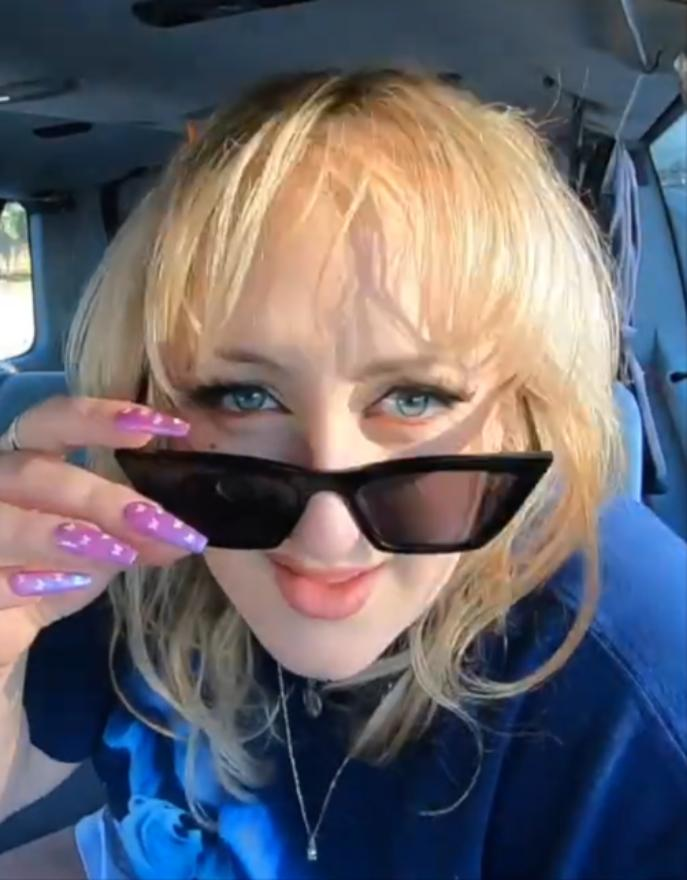
#> input picture art/photo/broski-crop-source.jpg, 687 x 880 px, found by its file name
$ python make_portrait.py
#> lines starting #> are read from the running program, lines starting #| are printed output that depends on the picture; after the words box and inside, x2 and y2 are one past the last pixel; in counts of white or black regions, pixels touching at a corner belong together
"""Builds portrait.webp: a sticker cutout of the CC BY 3.0 still (Sarah Baska, 2021) for the home hero.
Inputs: broski-crop-source.jpg plus two rembg cutouts (isnet-general-use keeps the sunglasses,
u2net_human_seg keeps the hand). Run from the repo root: python3 art/photo/make_portrait.py"""
from PIL import Image, ImageChops, ImageFilter
D = "art/photo/"
src = Image.open(D + "broski-crop-source.jpg").convert("RGBA")
m = ImageChops.lighter(Image.open(D + "mask-isnet.png").getchannel("A"), Image.open(D + "mask-human.png").getchannel("A"))
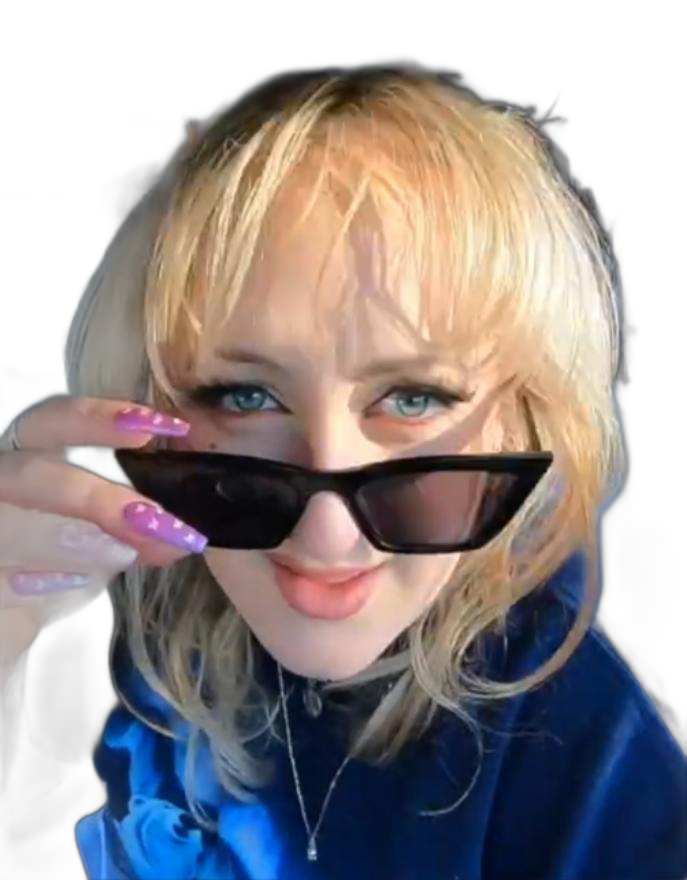
#> input picture art/photo/mask-isnet.png, 687 x 880 px, found by its file name
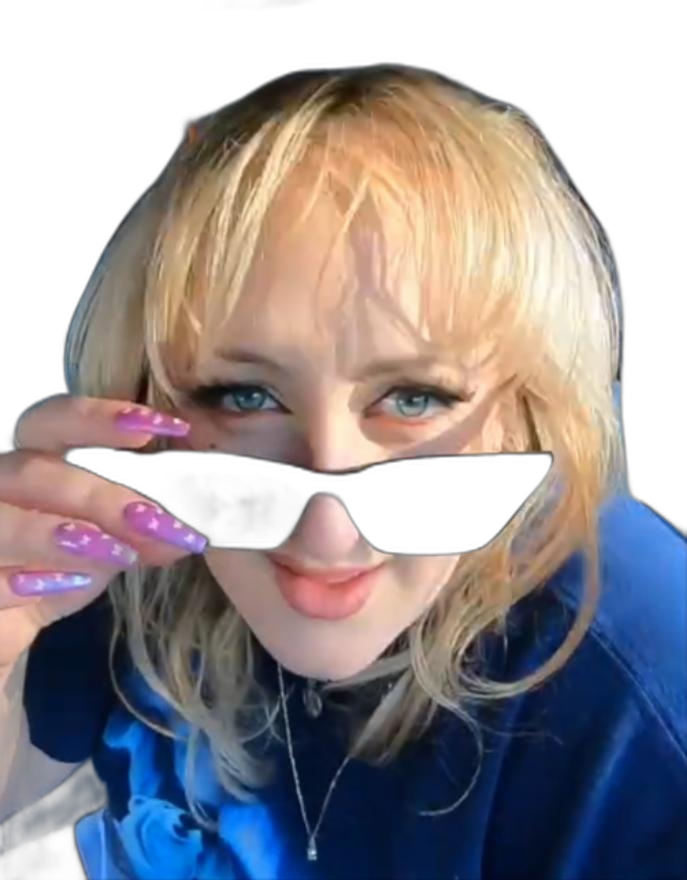
#> input picture art/photo/mask-human.png, 687 x 880 px, found by its file name
m = m.point(lambda v: 255 if v > 110 else 0).filter(ImageFilter.MedianFilter(9))
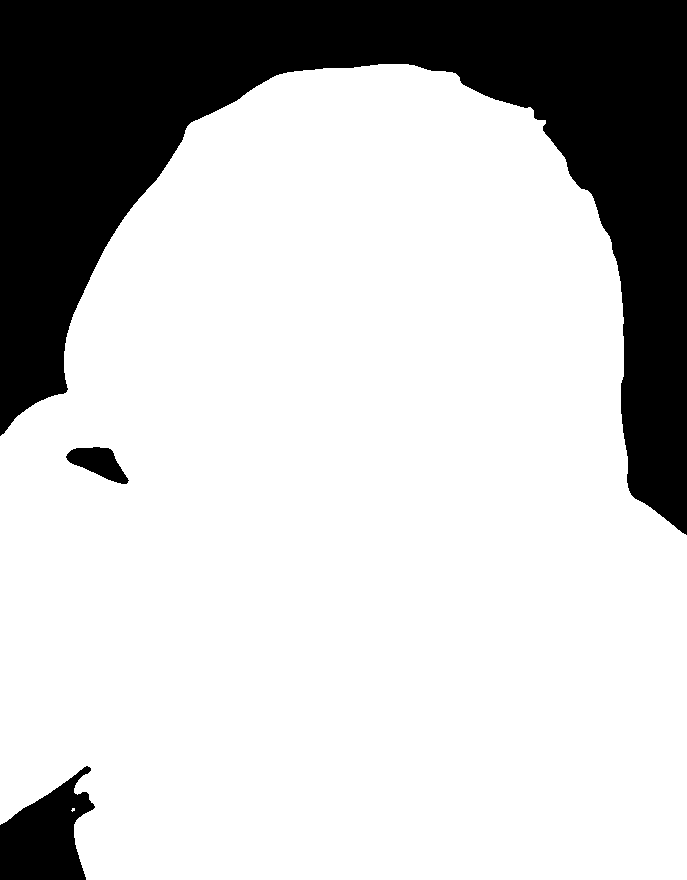
#> m: PIL image 687x880 L; 76.9% white; 3 black regions, box (x1, y1, x2, y2) and area: (0, 0, 687, 535) 131815, (0, 766, 95, 880) 6616, (66, 447, 129, 484) 1280
W, H = src.size; P = 40
#> after `W, H = src.size`: W = 687; H = 880
# pad so the outline wraps the sides and top but the flat bottom edge stays flat
big = Image.new("L", (W + 2 * P, H + 2 * P), 0); big.paste(m, (P, P))
#> after `big = Image.new('L', (W + 2 * P, H + 2 * P), 0)`: big: PIL image 767x960 L; every value is 0
#> after `big.paste(m, (P, P))`: big: PIL image 767x960 L; 63.1% white; 2 black regions, box (x1, y1, x2, y2) and area: (0, 0, 767, 960) 270191, (106, 487, 169, 524) 1280
for y in range(H + P, H + 2 * P):           # extend the bottom row downward
    big.paste(m.crop((0, H - 1, W, H)), (P, y))
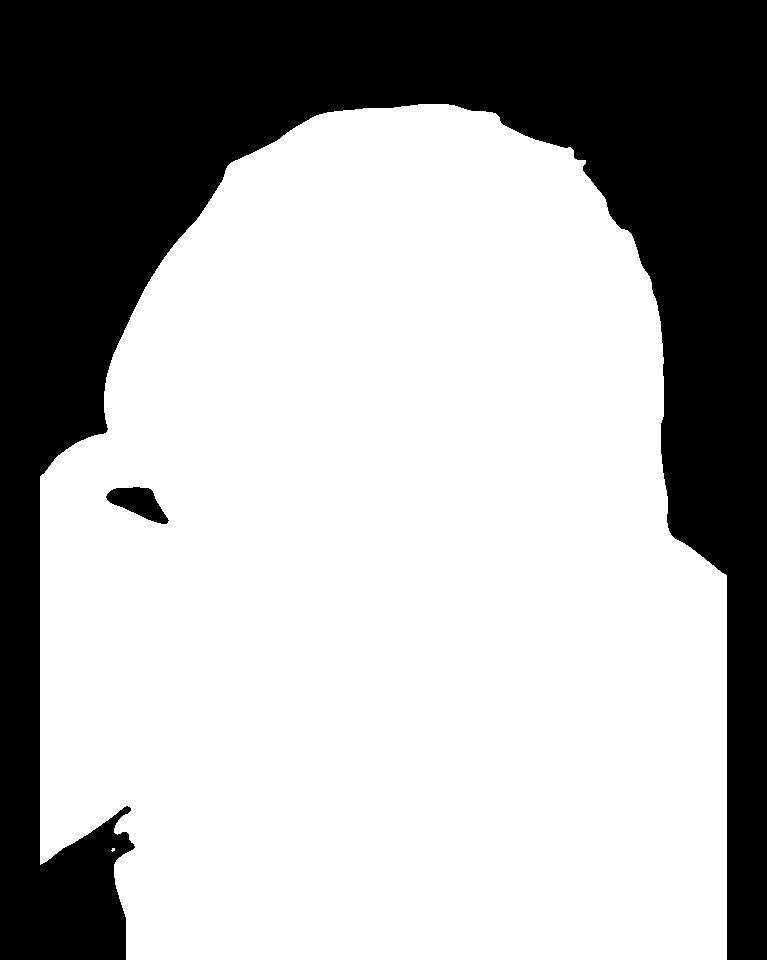
#> big: PIL image 767x960 L; 66.4% white; 2 black regions, box (x1, y1, x2, y2) and area: (0, 0, 767, 960) 246151, (106, 487, 169, 524) 1280
def grow(mask, r): return mask.filter(ImageFilter.MaxFilter(r * 2 + 1)).filter(ImageFilter.GaussianBlur(1))
#> called with r = 9
cream, ink = grow(big, 9), grow(big, 15)
out = Image.new("RGBA", big.size, (0, 0, 0, 0))
#> out: PIL image 767x960 RGBA; every value is 0
out.paste((36, 8, 46, 255), (0, 0), ink)
out.paste((255, 244, 226, 255), (0, 0), cream)
body = src.copy(); body.putalpha(m.filter(ImageFilter.GaussianBlur(1.1)))
out.alpha_composite(body, (P, P))
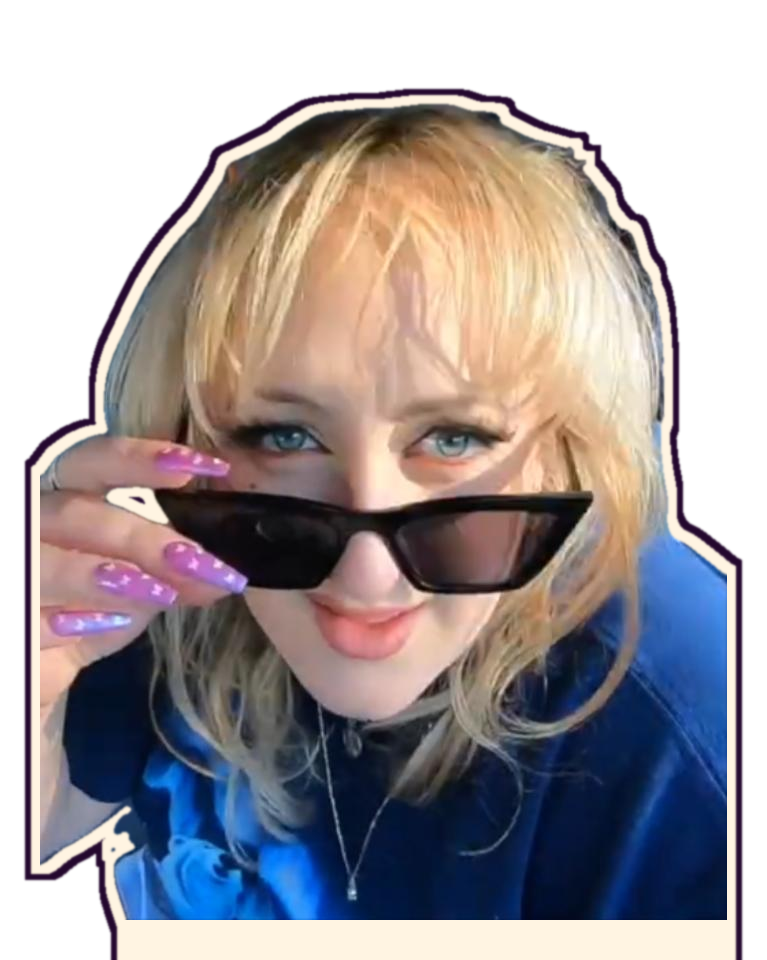
#> out: PIL image 767x960 RGBA; mean R, G, B, A 92, 84.7, 87.5, 183.5; transparent parts drawn white
out = out.crop((0, 0, W + 2 * P, H + P))    # drop the padded bottom
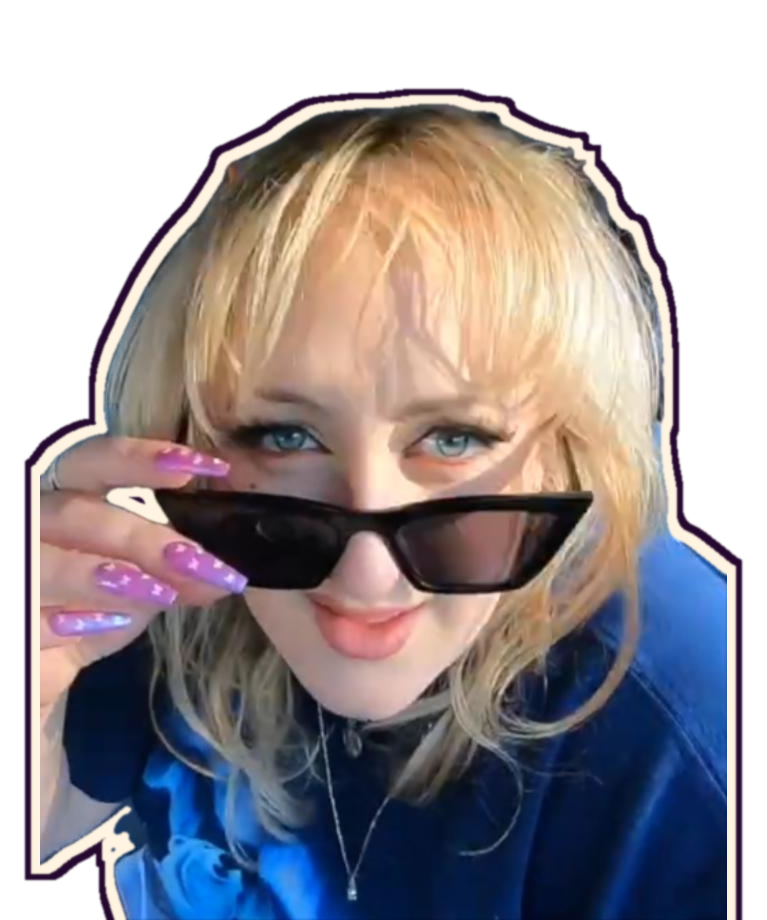
#> out: PIL image 767x920 RGBA; mean R, G, B, A 87, 79.8, 83.4, 182.3; transparent parts drawn white
out.save("portrait.webp", quality=86, method=6)
print(out.size)
#| (767, 920)
